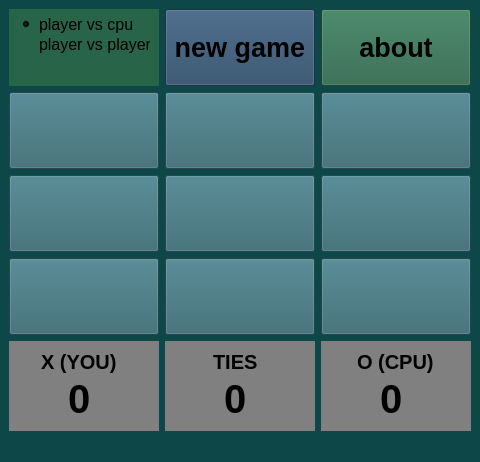
<?xml version="1.0" encoding="UTF-8"?>
<ui version="4.0">
 <class>MainWindow</class>
 <widget class="QMainWindow" name="MainWindow">
  <property name="geometry">
   <rect>
    <x>0</x>
    <y>0</y>
    <width>474</width>
    <height>462</height>
   </rect>
  </property>
  <property name="sizePolicy">
   <sizepolicy hsizetype="Preferred" vsizetype="Expanding">
    <horstretch>0</horstretch>
    <verstretch>0</verstretch>
   </sizepolicy>
  </property>
  <property name="windowTitle">
   <string>MainWindow</string>
  </property>
  <property name="styleSheet">
   <string notr="true">background-color: rgb(14, 71, 71);</string>
  </property>
  <widget class="QWidget" name="centralwidget">
   <layout class="QGridLayout" name="gridLayout">
    <item row="0" column="0">
     <widget class="QGroupBox" name="groupBox_5">
      <property name="sizePolicy">
       <sizepolicy hsizetype="Minimum" vsizetype="Expanding">
        <horstretch>0</horstretch>
        <verstretch>0</verstretch>
       </sizepolicy>
      </property>
      <property name="minimumSize">
       <size>
        <width>0</width>
        <height>50</height>
       </size>
      </property>
      <property name="styleSheet">
       <string notr="true">background-color: rgb(40, 100, 71);
border: none;</string>
      </property>
      <property name="title">
       <string/>
      </property>
      <widget class="QRadioButton" name="rb_player">
       <property name="geometry">
        <rect>
         <x>10</x>
         <y>25</y>
         <width>131</width>
         <height>20</height>
        </rect>
       </property>
       <property name="font">
        <font>
         <pointsize>12</pointsize>
        </font>
       </property>
       <property name="styleSheet">
        <string notr="true">background-color: transparent;</string>
       </property>
       <property name="text">
        <string>player vs player</string>
       </property>
      </widget>
      <widget class="QRadioButton" name="rb_cpu">
       <property name="geometry">
        <rect>
         <x>10</x>
         <y>5</y>
         <width>121</width>
         <height>20</height>
        </rect>
       </property>
       <property name="font">
        <font>
         <pointsize>12</pointsize>
        </font>
       </property>
       <property name="styleSheet">
        <string notr="true">background-color: transparent;</string>
       </property>
       <property name="text">
        <string>player vs cpu</string>
       </property>
       <property name="checked">
        <bool>true</bool>
       </property>
      </widget>
     </widget>
    </item>
    <item row="0" column="1">
     <widget class="QPushButton" name="btn_newgame">
      <property name="sizePolicy">
       <sizepolicy hsizetype="Minimum" vsizetype="Expanding">
        <horstretch>0</horstretch>
        <verstretch>0</verstretch>
       </sizepolicy>
      </property>
      <property name="font">
       <font>
        <pointsize>20</pointsize>
        <bold>true</bold>
       </font>
      </property>
      <property name="styleSheet">
       <string notr="true">background-color: rgb(40, 71, 100);</string>
      </property>
      <property name="text">
       <string>new game</string>
      </property>
     </widget>
    </item>
    <item row="0" column="2">
     <widget class="QPushButton" name="btn_about">
      <property name="sizePolicy">
       <sizepolicy hsizetype="Minimum" vsizetype="Expanding">
        <horstretch>0</horstretch>
        <verstretch>0</verstretch>
       </sizepolicy>
      </property>
      <property name="font">
       <font>
        <pointsize>20</pointsize>
        <bold>true</bold>
       </font>
      </property>
      <property name="styleSheet">
       <string notr="true">background-color: rgb(40, 100, 71);</string>
      </property>
      <property name="text">
       <string>about</string>
      </property>
     </widget>
    </item>
    <item row="1" column="0">
     <widget class="QPushButton" name="btn1">
      <property name="sizePolicy">
       <sizepolicy hsizetype="Minimum" vsizetype="Expanding">
        <horstretch>0</horstretch>
        <verstretch>0</verstretch>
       </sizepolicy>
      </property>
      <property name="font">
       <font>
        <pointsize>40</pointsize>
        <bold>true</bold>
       </font>
      </property>
      <property name="styleSheet">
       <string notr="true">background-color: rgb(50, 100, 110);</string>
      </property>
      <property name="text">
       <string/>
      </property>
     </widget>
    </item>
    <item row="1" column="1">
     <widget class="QPushButton" name="btn2">
      <property name="sizePolicy">
       <sizepolicy hsizetype="Minimum" vsizetype="Expanding">
        <horstretch>0</horstretch>
        <verstretch>0</verstretch>
       </sizepolicy>
      </property>
      <property name="font">
       <font>
        <pointsize>40</pointsize>
        <bold>true</bold>
       </font>
      </property>
      <property name="styleSheet">
       <string notr="true">background-color: rgb(50, 100, 110);</string>
      </property>
      <property name="text">
       <string/>
      </property>
     </widget>
    </item>
    <item row="1" column="2">
     <widget class="QPushButton" name="btn3">
      <property name="sizePolicy">
       <sizepolicy hsizetype="Minimum" vsizetype="Expanding">
        <horstretch>0</horstretch>
        <verstretch>0</verstretch>
       </sizepolicy>
      </property>
      <property name="font">
       <font>
        <pointsize>40</pointsize>
        <bold>true</bold>
       </font>
      </property>
      <property name="styleSheet">
       <string notr="true">background-color: rgb(50, 100, 110);</string>
      </property>
      <property name="text">
       <string/>
      </property>
     </widget>
    </item>
    <item row="2" column="0">
     <widget class="QPushButton" name="btn4">
      <property name="sizePolicy">
       <sizepolicy hsizetype="Minimum" vsizetype="Expanding">
        <horstretch>0</horstretch>
        <verstretch>0</verstretch>
       </sizepolicy>
      </property>
      <property name="font">
       <font>
        <pointsize>40</pointsize>
        <bold>true</bold>
       </font>
      </property>
      <property name="styleSheet">
       <string notr="true">background-color: rgb(50, 100, 110);</string>
      </property>
      <property name="text">
       <string/>
      </property>
     </widget>
    </item>
    <item row="2" column="1">
     <widget class="QPushButton" name="btn5">
      <property name="sizePolicy">
       <sizepolicy hsizetype="Minimum" vsizetype="Expanding">
        <horstretch>0</horstretch>
        <verstretch>0</verstretch>
       </sizepolicy>
      </property>
      <property name="minimumSize">
       <size>
        <width>148</width>
        <height>0</height>
       </size>
      </property>
      <property name="font">
       <font>
        <pointsize>40</pointsize>
        <bold>true</bold>
       </font>
      </property>
      <property name="styleSheet">
       <string notr="true">background-color: rgb(50, 100, 110);</string>
      </property>
      <property name="text">
       <string/>
      </property>
     </widget>
    </item>
    <item row="2" column="2">
     <widget class="QPushButton" name="btn6">
      <property name="sizePolicy">
       <sizepolicy hsizetype="Minimum" vsizetype="Expanding">
        <horstretch>0</horstretch>
        <verstretch>0</verstretch>
       </sizepolicy>
      </property>
      <property name="minimumSize">
       <size>
        <width>148</width>
        <height>0</height>
       </size>
      </property>
      <property name="font">
       <font>
        <pointsize>40</pointsize>
        <bold>true</bold>
       </font>
      </property>
      <property name="styleSheet">
       <string notr="true">background-color: rgb(50, 100, 110);</string>
      </property>
      <property name="text">
       <string/>
      </property>
     </widget>
    </item>
    <item row="3" column="0">
     <widget class="QPushButton" name="btn7">
      <property name="sizePolicy">
       <sizepolicy hsizetype="Minimum" vsizetype="Expanding">
        <horstretch>0</horstretch>
        <verstretch>0</verstretch>
       </sizepolicy>
      </property>
      <property name="font">
       <font>
        <pointsize>40</pointsize>
        <bold>true</bold>
       </font>
      </property>
      <property name="styleSheet">
       <string notr="true">background-color: rgb(50, 100, 110);</string>
      </property>
      <property name="text">
       <string/>
      </property>
     </widget>
    </item>
    <item row="3" column="1">
     <widget class="QPushButton" name="btn8">
      <property name="sizePolicy">
       <sizepolicy hsizetype="Minimum" vsizetype="Expanding">
        <horstretch>0</horstretch>
        <verstretch>0</verstretch>
       </sizepolicy>
      </property>
      <property name="font">
       <font>
        <pointsize>40</pointsize>
        <bold>true</bold>
       </font>
      </property>
      <property name="styleSheet">
       <string notr="true">background-color: rgb(50, 100, 110);</string>
      </property>
      <property name="text">
       <string/>
      </property>
     </widget>
    </item>
    <item row="3" column="2">
     <widget class="QPushButton" name="btn9">
      <property name="sizePolicy">
       <sizepolicy hsizetype="Minimum" vsizetype="Expanding">
        <horstretch>0</horstretch>
        <verstretch>0</verstretch>
       </sizepolicy>
      </property>
      <property name="font">
       <font>
        <pointsize>40</pointsize>
        <bold>true</bold>
       </font>
      </property>
      <property name="styleSheet">
       <string notr="true">background-color: rgb(50, 100, 110);</string>
      </property>
      <property name="text">
       <string/>
      </property>
     </widget>
    </item>
    <item row="4" column="0">
     <widget class="QGroupBox" name="gb_x">
      <property name="sizePolicy">
       <sizepolicy hsizetype="Minimum" vsizetype="Expanding">
        <horstretch>0</horstretch>
        <verstretch>0</verstretch>
       </sizepolicy>
      </property>
      <property name="minimumSize">
       <size>
        <width>0</width>
        <height>90</height>
       </size>
      </property>
      <property name="styleSheet">
       <string notr="true">background-color: gray; border: none;</string>
      </property>
      <property name="title">
       <string notr="true"/>
      </property>
      <widget class="QLineEdit" name="tb_x">
       <property name="geometry">
        <rect>
         <x>40</x>
         <y>30</y>
         <width>61</width>
         <height>55</height>
        </rect>
       </property>
       <property name="sizePolicy">
        <sizepolicy hsizetype="Expanding" vsizetype="Expanding">
         <horstretch>0</horstretch>
         <verstretch>0</verstretch>
        </sizepolicy>
       </property>
       <property name="font">
        <font>
         <pointsize>30</pointsize>
         <bold>true</bold>
        </font>
       </property>
       <property name="styleSheet">
        <string notr="true">background-color: transparent; border: none;</string>
       </property>
       <property name="text">
        <string>0</string>
       </property>
       <property name="alignment">
        <set>Qt::AlignCenter</set>
       </property>
       <property name="readOnly">
        <bool>true</bool>
       </property>
      </widget>
      <widget class="QLineEdit" name="textbox_11">
       <property name="geometry">
        <rect>
         <x>30</x>
         <y>0</y>
         <width>81</width>
         <height>41</height>
        </rect>
       </property>
       <property name="sizePolicy">
        <sizepolicy hsizetype="Expanding" vsizetype="Expanding">
         <horstretch>0</horstretch>
         <verstretch>0</verstretch>
        </sizepolicy>
       </property>
       <property name="font">
        <font>
         <pointsize>15</pointsize>
         <bold>true</bold>
        </font>
       </property>
       <property name="styleSheet">
        <string notr="true">background-color: transparent; border: none;</string>
       </property>
       <property name="text">
        <string>X (YOU)</string>
       </property>
       <property name="alignment">
        <set>Qt::AlignCenter</set>
       </property>
       <property name="readOnly">
        <bool>true</bool>
       </property>
      </widget>
     </widget>
    </item>
    <item row="4" column="1">
     <widget class="QGroupBox" name="groupBox_3">
      <property name="sizePolicy">
       <sizepolicy hsizetype="Minimum" vsizetype="Expanding">
        <horstretch>0</horstretch>
        <verstretch>0</verstretch>
       </sizepolicy>
      </property>
      <property name="minimumSize">
       <size>
        <width>0</width>
        <height>90</height>
       </size>
      </property>
      <property name="styleSheet">
       <string notr="true">background-color: gray; border: none;</string>
      </property>
      <property name="title">
       <string/>
      </property>
      <widget class="QLineEdit" name="tb_t">
       <property name="geometry">
        <rect>
         <x>40</x>
         <y>30</y>
         <width>61</width>
         <height>55</height>
        </rect>
       </property>
       <property name="sizePolicy">
        <sizepolicy hsizetype="Expanding" vsizetype="Expanding">
         <horstretch>0</horstretch>
         <verstretch>0</verstretch>
        </sizepolicy>
       </property>
       <property name="font">
        <font>
         <pointsize>30</pointsize>
         <bold>true</bold>
        </font>
       </property>
       <property name="styleSheet">
        <string notr="true">background-color: transparent; border: none;</string>
       </property>
       <property name="text">
        <string>0</string>
       </property>
       <property name="cursorPosition">
        <number>1</number>
       </property>
       <property name="alignment">
        <set>Qt::AlignCenter</set>
       </property>
       <property name="readOnly">
        <bool>true</bool>
       </property>
      </widget>
      <widget class="QLineEdit" name="textbox_12">
       <property name="geometry">
        <rect>
         <x>30</x>
         <y>0</y>
         <width>81</width>
         <height>41</height>
        </rect>
       </property>
       <property name="sizePolicy">
        <sizepolicy hsizetype="Expanding" vsizetype="Expanding">
         <horstretch>0</horstretch>
         <verstretch>0</verstretch>
        </sizepolicy>
       </property>
       <property name="font">
        <font>
         <pointsize>15</pointsize>
         <bold>true</bold>
        </font>
       </property>
       <property name="styleSheet">
        <string notr="true">background-color: transparent; border: none;</string>
       </property>
       <property name="text">
        <string>TIES</string>
       </property>
       <property name="alignment">
        <set>Qt::AlignCenter</set>
       </property>
       <property name="readOnly">
        <bool>true</bool>
       </property>
      </widget>
     </widget>
    </item>
    <item row="4" column="2">
     <widget class="QGroupBox" name="gb_o">
      <property name="sizePolicy">
       <sizepolicy hsizetype="Minimum" vsizetype="Expanding">
        <horstretch>0</horstretch>
        <verstretch>0</verstretch>
       </sizepolicy>
      </property>
      <property name="minimumSize">
       <size>
        <width>0</width>
        <height>90</height>
       </size>
      </property>
      <property name="styleSheet">
       <string notr="true">background-color: gray; border: none;</string>
      </property>
      <property name="title">
       <string/>
      </property>
      <widget class="QLineEdit" name="tb_o">
       <property name="geometry">
        <rect>
         <x>40</x>
         <y>30</y>
         <width>61</width>
         <height>55</height>
        </rect>
       </property>
       <property name="sizePolicy">
        <sizepolicy hsizetype="Expanding" vsizetype="Expanding">
         <horstretch>0</horstretch>
         <verstretch>0</verstretch>
        </sizepolicy>
       </property>
       <property name="font">
        <font>
         <pointsize>30</pointsize>
         <bold>true</bold>
        </font>
       </property>
       <property name="styleSheet">
        <string notr="true">background-color: transparent; border: none;</string>
       </property>
       <property name="text">
        <string>0</string>
       </property>
       <property name="alignment">
        <set>Qt::AlignCenter</set>
       </property>
       <property name="readOnly">
        <bool>true</bool>
       </property>
      </widget>
      <widget class="QLineEdit" name="tb_another">
       <property name="geometry">
        <rect>
         <x>20</x>
         <y>0</y>
         <width>111</width>
         <height>41</height>
        </rect>
       </property>
       <property name="sizePolicy">
        <sizepolicy hsizetype="Expanding" vsizetype="Expanding">
         <horstretch>0</horstretch>
         <verstretch>0</verstretch>
        </sizepolicy>
       </property>
       <property name="font">
        <font>
         <pointsize>15</pointsize>
         <bold>true</bold>
        </font>
       </property>
       <property name="styleSheet">
        <string notr="true">background-color: transparent; border: none;</string>
       </property>
       <property name="text">
        <string>O (CPU)</string>
       </property>
       <property name="alignment">
        <set>Qt::AlignCenter</set>
       </property>
       <property name="readOnly">
        <bool>true</bool>
       </property>
      </widget>
     </widget>
    </item>
   </layout>
  </widget>
  <widget class="QMenuBar" name="menubar">
   <property name="geometry">
    <rect>
     <x>0</x>
     <y>0</y>
     <width>474</width>
     <height>22</height>
    </rect>
   </property>
  </widget>
  <widget class="QStatusBar" name="statusbar"/>
 </widget>
 <resources/>
 <connections/>
</ui>
